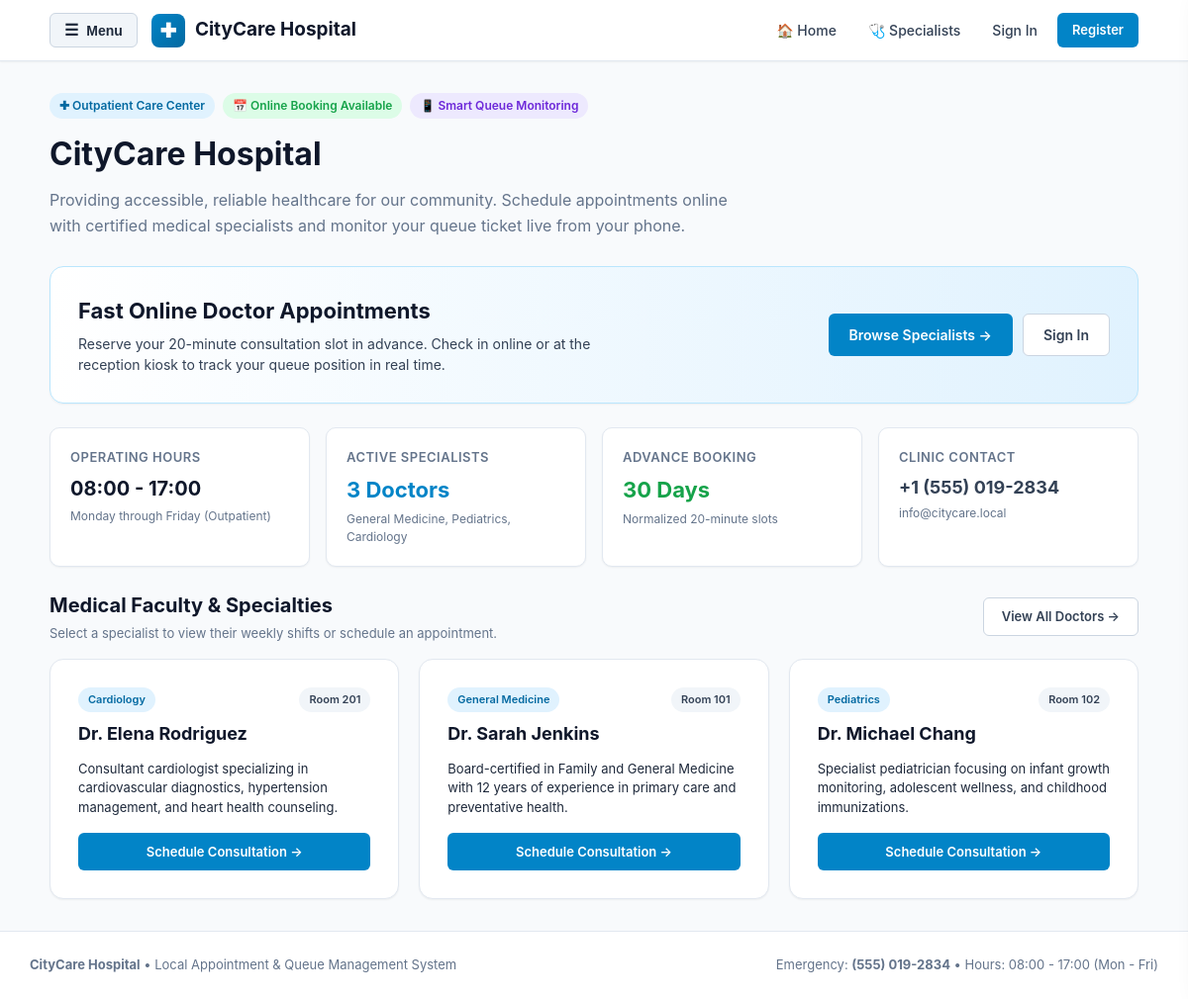
The page / on the database its author committed.
### tables this page shows
CREATE TABLE `clinic_settings` (
  `id` INT UNSIGNED NOT NULL AUTO_INCREMENT,
  `clinic_name` VARCHAR(150) NOT NULL,
  `address` TEXT NOT NULL,
  `phone` VARCHAR(25) NOT NULL,
  `email` VARCHAR(150) NOT NULL,
  `timezone` VARCHAR(50) NOT NULL DEFAULT 'UTC',
  `opening_time` TIME NOT NULL DEFAULT '08:00:00',
  `closing_time` TIME NOT NULL DEFAULT '17:00:00',
  `max_advance_booking_days` INT UNSIGNED NOT NULL DEFAULT 30,
  `min_cancellation_hours_notice` INT UNSIGNED NOT NULL DEFAULT 2,
  `updated_at` DATETIME NOT NULL DEFAULT CURRENT_TIMESTAMP ON UPDATE CURRENT_TIMESTAMP,
  PRIMARY KEY (`id`)
);

CREATE TABLE `doctors` (
  `id` INT UNSIGNED NOT NULL AUTO_INCREMENT,
  `full_name` VARCHAR(100) NOT NULL,
  `specialty` VARCHAR(100) NOT NULL,
  `email` VARCHAR(150) NOT NULL,
  `phone` VARCHAR(25) NOT NULL,
  `room_number` VARCHAR(30) NOT NULL,
  `description` TEXT NULL,
  `active_status` TINYINT(1) NOT NULL DEFAULT 1,
  `created_at` DATETIME NOT NULL DEFAULT CURRENT_TIMESTAMP,
  `updated_at` DATETIME NOT NULL DEFAULT CURRENT_TIMESTAMP ON UPDATE CURRENT_TIMESTAMP,
  PRIMARY KEY (`id`),
  UNIQUE KEY `uk_doctors_email` (`email`),
  KEY `idx_doctors_specialty` (`specialty`),
  KEY `idx_doctors_active` (`active_status`)
);

### includes/booking.php (called while the page is built, shortened)
<?php
function getClinicSettings(): array
{
    $pdo = getDBConnection();
    $stmt = $pdo->query("SELECT * FROM `clinic_settings` LIMIT 1");
    $settings = $stmt->fetch() ?: [
        'clinic_name'                  => 'CityCare Hospital',
        'address'                      => '123 Healthcare Boulevard',
        'phone'                        => '+1 (555) 019-2834',
        'email'                        => 'info@citycare.local',
        'timezone'                     => 'UTC',
        'opening_time'                 => '08:00:00',
        'closing_time'                 => '17:00:00',
        'max_advance_booking_days'     => 30,
        'min_cancellation_hours_notice'=> 2,
    ];
    return $settings;
}
function getDoctors(bool $activeOnly = true, ?string $specialty = null): array
{
    $pdo = getDBConnection();
    $sql = "SELECT id, full_name, specialty, email, phone, room_number, description, active_status FROM doctors WHERE 1=1";
    $params = [];
    if ($activeOnly) {
        $sql .= " AND active_status = 1";
    }
    $sql .= " ORDER BY specialty ASC, full_name ASC";
    $stmt = $pdo->prepare($sql);
    $stmt->execute($params);
    return $stmt->fetchAll();
}

### includes/auth.php (called while the page is built, shortened)
<?php
function currentUser(): ?array
{
    return $_SESSION['user'] ?? null;
}

### index.php (the view, shortened to what this page needs)
<?php
require_once __DIR__ . '/includes/auth.php';
require_once __DIR__ . '/includes/booking.php';
$clinic = getClinicSettings();
$doctors = getDoctors(true);
require_once __DIR__ . '/includes/header.php';
?>
<div style="margin-bottom: 28px;">
    <div style="display: flex; gap: 8px; flex-wrap: wrap; margin-bottom: 12px;">
        <span class="badge" style="background: var(--primary-light); color: var(--primary-dark);">&#10010; Outpatient Care Center</span>
        <span class="badge" style="background: var(--success-light); color: var(--success);">&#128197; Online Booking Available</span>
        <span class="badge" style="background: #ede9fe; color: #6d28d9;">&#128241; Smart Queue Monitoring</span>
    </div>
    <h1 style="font-size: 32px; margin: 0 0 10px 0; color: var(--gray-900);">
        <?php echo htmlspecialchars($clinic['clinic_name'] ?? APP_NAME, ENT_QUOTES, 'UTF-8'); ?>
    </h1>
    <p style="font-size: 16px; color: var(--gray-500); max-width: 720px; margin: 0; line-height: 1.6;">
        Providing accessible, reliable healthcare for our community. Schedule appointments online with certified medical specialists and monitor your queue ticket live from your phone.
    </p>
</div>
<?php if ($user): ?>
    <div class="card" style="background: linear-gradient(to right, #ffffff, #f0fdf4); border-color: #bbf7d0;">
        <div style="display: flex; justify-content: space-between; align-items: center; flex-wrap: wrap; gap: 16px;">
            <div>
                <span class="badge" style="background: #bbf7d0; color: #166534; margin-bottom: 8px;">Active Session</span>
                <h2 style="margin: 0 0 6px 0; font-size: 20px;">Welcome back, <?php echo htmlspecialchars($user['full_name'], ENT_QUOTES, 'UTF-8'); ?>!</h2>
                <p style="margin: 0; color: var(--gray-500); font-size: 14px;">
                    Signed in as <strong><?php echo htmlspecialchars($user['email'], ENT_QUOTES, 'UTF-8'); ?></strong>
                    (Portal: <strong style="text-transform: capitalize;"><?php echo htmlspecialchars($user['role'], ENT_QUOTES, 'UTF-8'); ?></strong>)
                </p>
            </div>
            <div style="display: flex; gap: 10px; flex-wrap: wrap;">
                <?php if ($user['role'] === 'patient'): ?>
                    <a href="<?php echo APP_BASE_URL; ?>/patient/book.php" class="btn btn-secondary">
                        &#10010; Book Consultation
                    </a>
                <?php endif; ?>
                <a href="<?php echo getDashboardUrl(); ?>" class="btn btn-primary" style="padding: 12px 24px; font-size: 15px;">
                    Enter <?php echo ucfirst($user['role']); ?> Portal &rarr;
                </a>
            </div>
        </div>
    </div>
<?php else: ?>
    <div class="card" style="background: linear-gradient(to right, #ffffff, var(--primary-light)); border-color: #bae6fd;">
        <div style="display: flex; justify-content: space-between; align-items: center; flex-wrap: wrap; gap: 16px;">
            <div>
                <h2 style="margin: 0 0 6px 0; font-size: 22px; color: var(--gray-900);">Fast Online Doctor Appointments</h2>
                <p style="margin: 0; color: var(--gray-700); font-size: 14px; max-width: 580px;">
                    Reserve your 20-minute consultation slot in advance. Check in online or at the reception kiosk to track your queue position in real time.
                </p>
            </div>
            <div style="display: flex; gap: 10px; flex-wrap: wrap;">
                <a href="doctors.php" class="btn btn-primary" style="padding: 12px 20px;">Browse Specialists &rarr;</a>
                <a href="login.php" class="btn btn-secondary" style="padding: 12px 20px;">Sign In</a>
            </div>
        </div>
    </div>
<?php endif; ?>
<div class="stats-grid">
    <div class="stat-card">
        <div class="stat-label">Operating Hours</div>
        <div class="stat-value" style="font-size: 20px;">
            <?php echo substr($clinic['opening_time'] ?? '08:00', 0, 5); ?> - <?php echo substr($clinic['closing_time'] ?? '17:00', 0, 5); ?>
        </div>
        <div class="stat-desc">Monday through Friday (Outpatient)</div>
    </div>
    <div class="stat-card">
        <div class="stat-label">Active Specialists</div>
        <div class="stat-value" style="font-size: 22px; color: var(--primary);">
            <?php echo count($doctors); ?> Doctors
        </div>
        <div class="stat-desc">General Medicine, Pediatrics, Cardiology</div>
    </div>
    <div class="stat-card">
        <div class="stat-label">Advance Booking</div>
        <div class="stat-value" style="font-size: 22px; color: var(--success);">
            <?php echo $clinic['max_advance_booking_days'] ?? 30; ?> Days
        </div>
        <div class="stat-desc">Normalized 20-minute slots</div>
    </div>
    <div class="stat-card">
        <div class="stat-label">Clinic Contact</div>
        <div class="stat-value" style="font-size: 18px; color: var(--gray-700);">
            <?php echo htmlspecialchars($clinic['phone'] ?? '(555) 019-2834'); ?>
        </div>
        <div class="stat-desc"><?php echo htmlspecialchars($clinic['email'] ?? 'info@citycare.local'); ?></div>
    </div>
</div>
<div style="margin-top: 12px;">
    <div style="display: flex; justify-content: space-between; align-items: center; margin-bottom: 16px;">
        <div>
            <h2 style="margin: 0; font-size: 20px; color: var(--gray-900);">Medical Faculty &amp; Specialties</h2>
            <p style="margin: 4px 0 0 0; color: var(--gray-500); font-size: 13px;">Select a specialist to view their weekly shifts or schedule an appointment.</p>
        </div>
        <a href="doctors.php" class="btn btn-secondary" style="font-size: 13px;">View All Doctors &rarr;</a>
    </div>
    <div style="display: grid; grid-template-columns: repeat(auto-fit, minmax(300px, 1fr)); gap: 20px;">
        <?php foreach ($doctors as $doc): ?>
            <div class="card" style="margin-bottom: 0; display: flex; flex-direction: column; justify-content: space-between;">
                <div>
                    <div style="display: flex; justify-content: space-between; align-items: flex-start; margin-bottom: 8px;">
                        <span class="badge" style="background: var(--primary-light); color: var(--primary-dark); font-size: 11px;">
                            <?php echo htmlspecialchars($doc['specialty'], ENT_QUOTES, 'UTF-8'); ?>
                        </span>
                        <span class="badge" style="background: var(--gray-100); color: var(--gray-700); font-size: 11px;">
                            <?php echo htmlspecialchars($doc['room_number'], ENT_QUOTES, 'UTF-8'); ?>
                        </span>
                    </div>
                    <h3 style="margin: 0 0 8px 0; font-size: 18px; color: var(--gray-900);">
                        <?php echo htmlspecialchars($doc['full_name'], ENT_QUOTES, 'UTF-8'); ?>
                    </h3>
                    <p style="color: var(--gray-600); font-size: 13px; line-height: 1.5; margin-bottom: 16px;">
                        <?php echo htmlspecialchars($doc['description'] ?? '', ENT_QUOTES, 'UTF-8'); ?>
                    </p>
                </div>
                <a href="<?php echo APP_BASE_URL; ?>/patient/book.php?doctor_id=<?php echo $doc['id']; ?>" class="btn btn-primary" style="padding: 10px; font-size: 13px;">
                    Schedule Consultation &rarr;
                </a>
            </div>
        <?php endforeach; ?>
    </div>
</div>
<?php require_once __DIR__ . '/includes/footer.php'; ?>

### assets/css/style.css (style rules this page uses)
:root { --primary: #0284c7; --primary-dark: #0369a1; --primary-light: #e0f2fe; --primary-gradient: linear-gradient(135deg, #0284c7 0%, #0369a1 100%); --success: #16a34a; --success-light: #dcfce7; --warning: #d97706; --warning-light: #fef3c7; --danger: #dc2626; --danger-light: #fee2e2; --gray-50: #f8fafc; --gray-100: #f1f5f9; --gray-200: #e2e8f0; --gray-300: #cbd5e1; --gray-500: #64748b; --gray-700: #334155; --gray-800: #1e293b; --gray-900: #0f172a; --radius-sm: 6px; --radius-md: 10px; --radius-lg: 14px; --radius-full: 9999px; --shadow-sm: 0 1px 2px rgba(0, 0, 0, 0.05); --shadow-md: 0 4px 6px -1px rgba(0, 0, 0, 0.08), 0 2px 4px -1px rgba(0, 0, 0, 0.04); --shadow-lg: 0 10px 15px -3px rgba(0, 0, 0, 0.08), 0 4px 6px -2px rgba(0, 0, 0, 0.04); }
* { box-sizing: border-box; }
body { margin: 0; padding: 0; font-family: -apple-system, BlinkMacSystemFont, "Segoe UI", Roboto, "Helvetica Neue", Arial, sans-serif; background-color: var(--gray-50); color: var(--gray-800); line-height: 1.5; min-height: 100vh; display: flex; flex-direction: column; }
.card { background: #ffffff; border: 1px solid var(--gray-200); border-radius: var(--radius-lg); padding: 28px; box-shadow: var(--shadow-sm); margin-bottom: 24px; }
.btn { display: inline-flex; align-items: center; justify-content: center; gap: 8px; padding: 10px 18px; font-size: 14px; font-weight: 600; border-radius: var(--radius-sm); border: 1px solid transparent; cursor: pointer; text-decoration: none; transition: all 0.15s ease; line-height: 1.25; }
.btn-primary { background-color: var(--primary); color: #ffffff; }
.btn-secondary { background-color: #ffffff; color: var(--gray-700); border-color: var(--gray-300); }
.badge { display: inline-block; padding: 4px 10px; font-size: 12px; font-weight: 600; border-radius: var(--radius-full); }
.stats-grid { display: grid; grid-template-columns: repeat(auto-fit, minmax(220px, 1fr)); gap: 16px; margin-bottom: 24px; }
.stat-card { background: #ffffff; border: 1px solid var(--gray-200); border-radius: var(--radius-md); padding: 20px; box-shadow: var(--shadow-sm); }
.stat-label { font-size: 13px; font-weight: 600; color: var(--gray-500); text-transform: uppercase; letter-spacing: 0.5px; margin-bottom: 6px; }
.stat-value { font-size: 28px; font-weight: 700; color: var(--gray-900); }
.stat-desc { font-size: 12px; color: var(--gray-500); margin-top: 4px; }

### rows shown on the page
clinic_settings: clinic_name "CityCare Hospital", opening_time "08:00", closing_time "17:00", max_advance_booking_days "30", phone "+1 (555) 019-2834", email "info@citycare.local"
doctors: specialty "Cardiology", room_number "Room 201", full_name "Dr. Elena Rodriguez", description "Consultant cardiologist specializing in cardiovascular diagnostics, hypertension management, and heart health counseling."
doctors: specialty "General Medicine", room_number "Room 101", full_name "Dr. Sarah Jenkins", description "Board-certified in Family and General Medicine with 12 years of experience in primary care and preventative health."
doctors: specialty "Pediatrics", room_number "Room 102", full_name "Dr. Michael Chang", description "Specialist pediatrician focusing on infant growth monitoring, adolescent wellness, and childhood immunizations."

### other values the page prints
count($doctors) "3"
